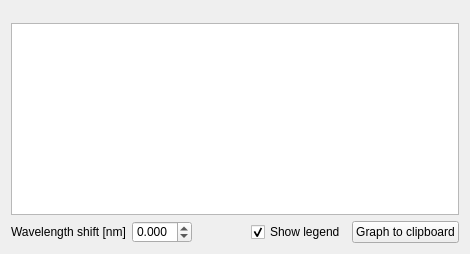
      <widget class="QWidget" name="widget" native="true">
       <property name="sizePolicy">
        <sizepolicy hsizetype="Preferred" vsizetype="Preferred">
         <horstretch>25</horstretch>
         <verstretch>0</verstretch>
        </sizepolicy>
       </property>
       <property name="minimumSize">
        <size>
         <width>100</width>
         <height>0</height>
        </size>
       </property>
       <layout class="QVBoxLayout" name="verticalLayout">
        <item>
         <spacer name="verticalSpacer_2">
          <property name="orientation">
           <enum>Qt::Orientation::Vertical</enum>
          </property>
          <property name="sizeType">
           <enum>QSizePolicy::Policy::Fixed</enum>
          </property>
          <property name="sizeHint" stdset="0">
           <size>
            <width>20</width>
            <height>12</height>
           </size>
          </property>
         </spacer>
        </item>
        <item>
         <widget class="PlotWidget" name="specplot"/>
        </item>
        <item>
         <layout class="QHBoxLayout" name="horizontalLayout_7">
          <item>
           <widget class="QLabel" name="label_10">
            <property name="text">
             <string>Wavelength shift [nm]</string>
            </property>
           </widget>
          </item>
          <item>
           <widget class="SpinBox" name="wl_shift">
            <property name="sizePolicy">
             <sizepolicy hsizetype="Minimum" vsizetype="Minimum">
              <horstretch>0</horstretch>
              <verstretch>0</verstretch>
             </sizepolicy>
            </property>
            <property name="minimumSize">
             <size>
              <width>50</width>
              <height>20</height>
             </size>
            </property>
            <property name="maximumSize">
             <size>
              <width>60</width>
              <height>16777215</height>
             </size>
            </property>
            <property name="decimals">
             <number>3</number>
            </property>
            <property name="minimum">
             <double>-30.000000000000000</double>
            </property>
            <property name="maximum">
             <double>30.000000000000000</double>
            </property>
            <property name="singleStep">
             <double>0.010000000000000</double>
            </property>
           </widget>
          </item>
          <item>
           <widget class="QLabel" name="pos_display">
            <property name="text">
             <string/>
            </property>
           </widget>
          </item>
          <item>
           <spacer name="horizontalSpacer">
            <property name="orientation">
             <enum>Qt::Orientation::Horizontal</enum>
            </property>
            <property name="sizeHint" stdset="0">
             <size>
              <width>40</width>
              <height>20</height>
             </size>
            </property>
           </spacer>
          </item>
          <item>
           <widget class="QCheckBox" name="check_HideLegend">
            <property name="text">
             <string>Show legend</string>
            </property>
            <property name="checked">
             <bool>true</bool>
            </property>
           </widget>
          </item>
          <item>
           <widget class="QPushButton" name="copy_plots_btn">
            <property name="text">
             <string>Graph to clipboard</string>
            </property>
           </widget>
          </item>
         </layout>
        </item>
       </layout>
      </widget>
